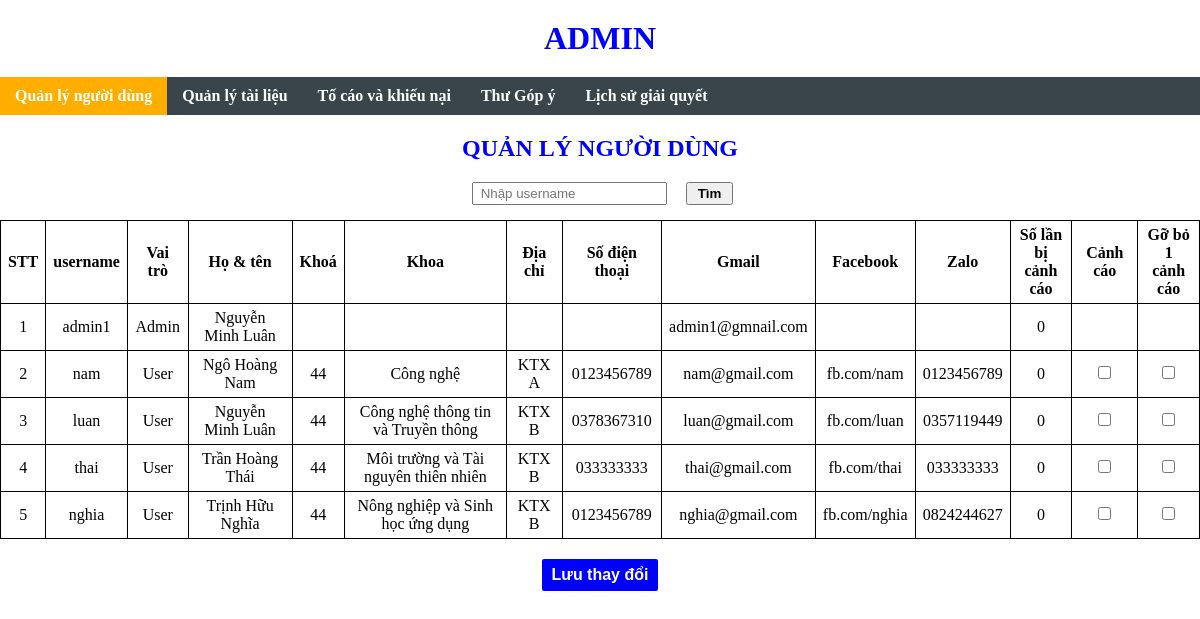
The page /Admin/admin.php (signed in) on the database its author committed.
### tables this page shows
CREATE TABLE `nguoidung` (
  `username` char(30) NOT NULL,
  `ho` varchar(10) NOT NULL,
  `ten` varchar(30) NOT NULL,
  `k` int(2) DEFAULT NULL,
  `makhoa` char(10) DEFAULT NULL,
  `diachi` varchar(50) DEFAULT NULL,
  `hinhdaidien` char(50) DEFAULT NULL
);

CREATE TABLE `taikhoan` (
  `username` char(30) NOT NULL,
  `password` char(50) NOT NULL,
  `role` int(1) NOT NULL DEFAULT 2,
  `trangthai` int(1) NOT NULL DEFAULT 0
);

CREATE TABLE `lienhe` (
  `username` char(30) NOT NULL,
  `facebook` char(30) DEFAULT NULL,
  `zalo` char(30) DEFAULT NULL,
  `gmail` char(30) NOT NULL,
  `phone` char(10) DEFAULT NULL
);

CREATE TABLE `khoa` (
  `makhoa` char(10) NOT NULL,
  `tenkhoa` varchar(50) NOT NULL
);

### Admin/admin.php (the view, shortened to what this page needs)
<?php
    require '../Form/conn.php';
 ?>
<!DOCTYPE html>
<html>
<head>
</head>
<body>
	<div class="h1" onclick="location.href = 'admin.php'"><h1>ADMIN</h1></div>
	<div id="menu">
		<ul>
			<li id="m1" onclick="tab(1);">Quản lý người dùng</li>
			<li id="m2" onclick="tab(2);">Quản lý tài liệu</li>
			<li id="m3" onclick="tab(3);">Tố cáo và khiếu nại</li>
			<li id="m4" onclick="tab(4);">Thư Góp ý</li>
			<li id="m5" onclick="tab(5);">Lịch sử giải quyết</li>
		</ul>
	</div>
	<div id="content">
		<div id="c1">
			<div class="h1"><h2>QUẢN LÝ NGƯỜI DÙNG</h2></div>
			<div class="filter">
				<form >
					<input type="text" class="filter-input" name="sc1"  placeholder="Nhập username">
					<input type="submit" class="filter-button" name="cb1" value="Tìm">
				</form>
			</div>
			<form action="admin-action.php">
				<div class="tb">
					<table>
					<th>STT</th>
					<th>username</th>
					<th>Vai trò</th>
					<th>Họ & tên</th>
					<th>Khoá</th>
					<th>Khoa</th>
					<th>Địa chỉ</th>
					<th>Số điện thoại</th>
					<th>Gmail</th>
					<th>Facebook</th>
					<th>Zalo</th>
					<th>Số lần bị<br> cảnh cáo</th>
					<th>Cảnh cáo</th>
					<th>Gỡ bỏ 1 <br>cảnh cáo</th>
					<?php
						$str1='';
						 $user=mysqli_query($con, "SELECT `taikhoan`.`username`,`ho`,`ten`,`k`,`makhoa`,`diachi`,`phone`,`gmail`,`facebook`,`zalo`,`role`,`trangthai` FROM `nguoidung` INNER JOIN `lienhe` ON `nguoidung`.`username`=`lienhe`.`username` INNER JOIN `taikhoan` ON `nguoidung`.`username`=`taikhoan`.`username` $str1 ORDER BY `taikhoan`.`role`;");
						$stt=0;
						while($nguoidung=mysqli_fetch_array($user)){
							$stt++;
					 ?>
					 <tr>
					 	<td ><?php echo $stt; ?></td>
					 	<td><?php echo $nguoidung['username'] ?></td>
					 	<td><?php if($nguoidung['role']==0) echo "Root"; else{if($nguoidung['role']==1) echo "Admin"; else echo "User";}?></td>
					 	<td><?php echo $nguoidung['ho']." ".$nguoidung['ten'] ?></td>
					 	<td ><?php echo $nguoidung['k'] ?></td>
					 	<td><?php $khoa=mysqli_fetch_array(mysqli_query($con, "SELECT * FROM `khoa` WHERE `khoa`.`makhoa`='".$nguoidung['makhoa']."';")); if(isset($khoa['tenkhoa'])) echo $khoa['tenkhoa']; ?></td>
					 	<td><?php echo $nguoidung['diachi'] ?></td>
					 	<td><?php echo $nguoidung['phone'] ?></td>
					 	<td><?php echo $nguoidung['gmail'] ?></td>
					 	<td><?php echo $nguoidung['facebook'] ?></td>
					 	<td><?php echo $nguoidung['zalo'] ?></td>
					 	<td ><?php echo $nguoidung['trangthai'] ?></td>
					 	<td ><?php if($nguoidung['role']==2) {?>
					 		<input type="checkbox" name="<?php echo $nguoidung['username'] ?>">
					 	<?php }?></td>
					 	<td ><?php if($nguoidung['role']==2) {?>
					 		<input type="checkbox" name="d-<?php echo $nguoidung['username'] ?>">
					 	<?php }?></td>
					 </tr>
					<?php } ?>
				</table>
				</div>
				<div class="button-container">
					<input type="submit" class="button" name="cb1" value="Lưu thay đổi">
				</div>
			</form>
		</div>
	</div>
</body>
</html>

### Admin/admin.php (style rules this page uses)
* { margin: 0; padding: 0; }
.h1 { width: inherit; margin: 20px 0 20px 0; text-align: center; color: blue; cursor: pointer; }
#menu { width: inherit; height: 38px; background: #3A454B; }
#menu li { list-style: none; float: left; padding: 10px 15px 10px 15px; font-weight: bold; color: white; cursor: pointer; }
.tb { width: inherit; height: inherit; display: flex; justify-content: center; }
table { border: 1px solid black; border-collapse: collapse; }
th,td { border: 1px solid black; padding: 5px 7px 5px 7px; text-align: center; }
th { text-align: center; }
.button-container { margin-top: 20px; width: inherit; display: flex; justify-content: center; }
.button { padding: 7px 10px 7px 10px; font-size: 16px; font-weight: bold; color: white; background: blue; border: none; border-radius: 2px; cursor: pointer; }
.filter { width: inherit; text-align: center; margin: 15px; }
.filter input { margin: 0 5px 0 10px; }
.filter-button { padding: 2px 10px 2px 10px; font-weight: bold; }
.filter-input { padding: 2px 7px 2px 7px; }

### rows shown on the page
nguoidung: taikhoan.username "admin1", shows "Admin", ho "Nguyễn", ten "Minh Luân", lienhe.gmail "admin1@gmnail.com", taikhoan.trangthai "0"
nguoidung: taikhoan.username "nam", shows "User", ho "Ngô", ten "Hoàng Nam", k "44", makhoa.tenkhoa "Công nghệ", diachi "KTX A", lienhe.phone "0123456789", lienhe.gmail "nam@gmail.com", lienhe.facebook "fb.com/nam", lienhe.zalo "0123456789", taikhoan.trangthai "0"
nguoidung: taikhoan.username "luan", shows "User", ho "Nguyễn", ten "Minh Luân", k "44", makhoa.tenkhoa "Công nghệ thông tin và Truyền thông", diachi "KTX B", lienhe.phone "0378367310", lienhe.gmail "luan@gmail.com", lienhe.facebook "fb.com/luan", lienhe.zalo "0357119449", taikhoan.trangthai "0"
nguoidung: taikhoan.username "thai", shows "User", ho "Trần", ten "Hoàng Thái", k "44", makhoa.tenkhoa "Môi trường và Tài nguyên thiên nhiên", diachi "KTX B", lienhe.phone "033333333", lienhe.gmail "thai@gmail.com", lienhe.facebook "fb.com/thai", lienhe.zalo "033333333", taikhoan.trangthai "0"
nguoidung: taikhoan.username "nghia", shows "User", ho "Trịnh", ten "Hữu Nghĩa", k "44", makhoa.tenkhoa "Nông nghiệp và Sinh học ứng dụng", diachi "KTX B", lienhe.phone "0123456789", lienhe.gmail "nghia@gmail.com", lienhe.facebook "fb.com/nghia", lienhe.zalo "0824244627", taikhoan.trangthai "0"
